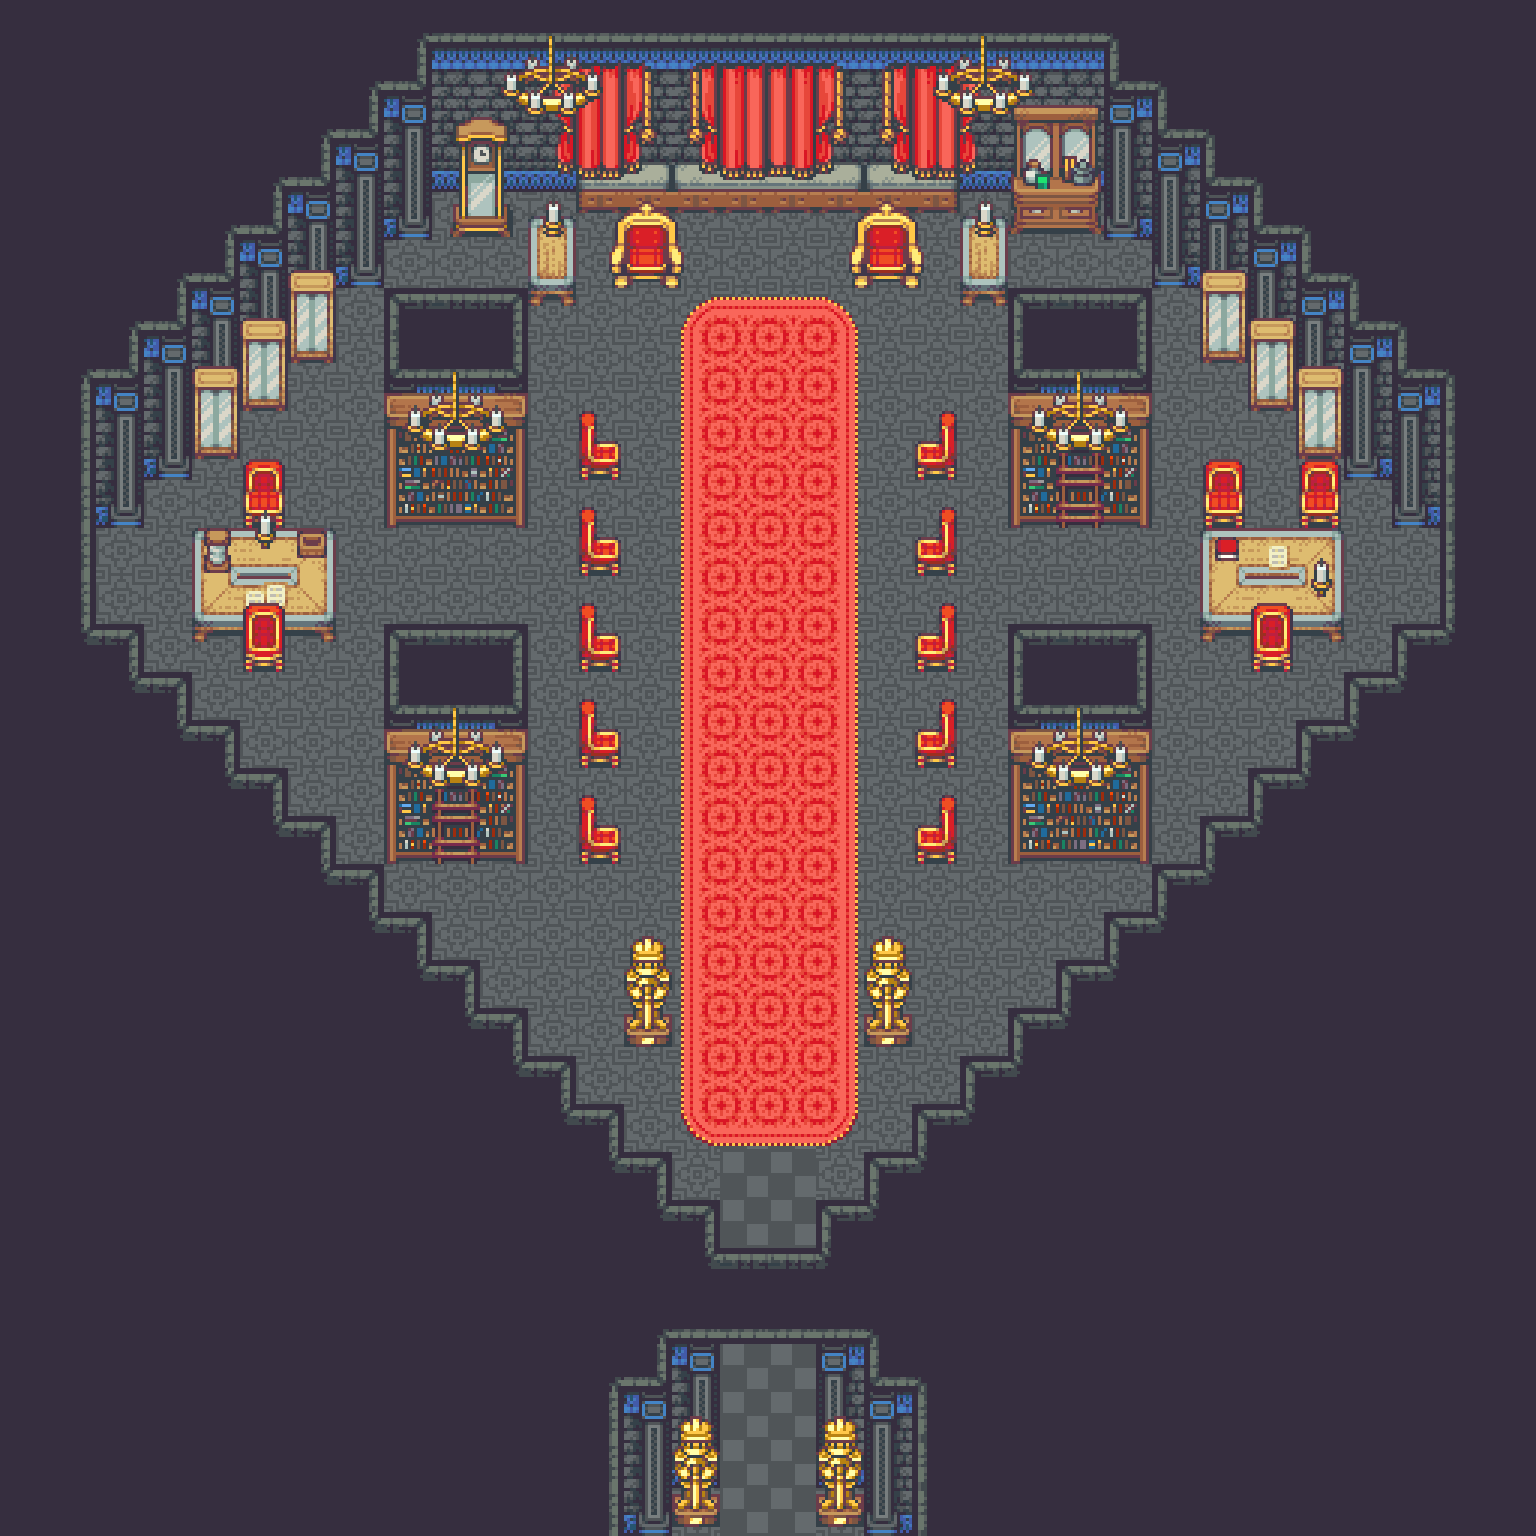

A 2D game scene composited from a Tiled map and its tileset images. What follows is a short description and the map's XML, with each tile layer's data collapsed to a summary:
An orthogonal 32x32 tile map with 48x48 px tiles, 6 tile layers (Basement, Ground, Flooring, Furnishing, ...), 4 tilesets and 5 objects.

<map version="1.10" tiledversion="1.10.1" orientation="orthogonal" renderorder="right-down" width="32" height="32" tilewidth="48" tileheight="48" infinite="0" nextlayerid="6" nextobjectid="7">
 <tileset firstgid="1" source="Castle.tsx" />
 <tileset firstgid="1480" source="CastleInterior.tsx" />
 <tileset firstgid="3160" source="CastleObjects.tsx" />
 <tileset firstgid="3416" source="CastleObjects2.tsx" />
 <layer id="5" name="Basement" width="32" height="32">
  <data>[1024 cells, 0 non-empty, 0 distinct tile ids]</data>
 </layer>
 <layer id="2" name="Ground" width="32" height="32">
  <data>[1024 cells, 1024 non-empty, 2 distinct tile ids]</data>
 </layer>
 <layer id="4" name="Flooring" width="32" height="32">
  <data>[1024 cells, 105 non-empty, 19 distinct tile ids]</data>
 </layer>
 <layer id="1" name="Furnishing" width="32" height="32">
  <data>[1024 cells, 741 non-empty, 57 distinct tile ids]</data>
 </layer>
 <layer id="6" name="Decor" width="32" height="32">
  <data>[1024 cells, 76 non-empty, 39 distinct tile ids]</data>
 </layer>
 <layer id="4" name="Ceiling" width="32" height="32">
  <data>[1024 cells, 88 non-empty, 24 distinct tile ids]</data>
 </layer>
 <objectgroup id="3" name="Props">
  <object id="2" gid="235" x="606" y="816" width="324" height="276">
   <properties>
    <property name="I">[Npc AraneaImplicitumNpc [Some Downward]
  [Sequence
   [[Dialog "What a delightful addition..."]
    [Wait 60]
    [Dialog "...to my web of souls!"]
    [Battle AraneaImplicitumBattle [AraneaImplicitumDefeated]]]]]</property>
   </properties>
  </object>
  <object id="3" gid="235" x="744" y="288" width="48" height="48">
   <properties>
    <property name="I" value="[Portal WarpPortal Warp Downward TombInner [IX 0] false [[KylaAdvent 7]]]" />
   </properties>
  </object>
  <object id="4" gid="235" x="720" y="1488" width="96" height="144">
   <properties>
    <property name="I" value="[Door WoodenDoor [Some SteelKey]]" />
   </properties>
  </object>
  <object id="5" gid="1" x="552" y="600" width="432" height="720">
   <properties>
    <property name="I" value="[Sprite HeavenlyLight [Field HeavenlyLight] [1 1 1 1] Additive [0 0 0 0] Unflipped false]" />
   </properties>
  </object>
  <object id="6" gid="235" x="696" y="528" width="144" height="144">
   <properties>
    <property name="I">[Character
  [Enemy Kyla]
  Downward
  True
  True
  [Sequence
   [ClearSpirits
    [FadeOutSong 120]
    [Wait 120]
    [PlaySong 120 0 0 0.5 [Castle CastleResolution]]
    [Wait 300]
    [Dialog "One hundred years..." False]
    [Wait 120]
    [Dialog "For one hundred years that demon crawled its way into this world through the open wound in my soul." False]
    [Wait 120]
    [Dialog "One hundred years of sorrow... anguish..." False]
    [Wait 120]
    [Dialog "...living through those unbearable memories over and over..." False]
    [Wait 120]
    [Dialog "...all for a fleeting moment of vengeance." False]
    [Wait 120]
    [Dialog "The truth is clear to me now." False]
    [Wait 120]
    [Dialog "You cannot answer darkness with darkness." False]
    [Wait 60]
    [Face [CharacterTarget [Enemy Kyla]] Upward]
    [Wait 60]
    [Dialog "You cannot answer cruelty with cruelty." False]
    [Wait 240]
    [FadeOutSong 240]
    [Dialog "What is that sound?" False]
    [Wait 90]
    [Face [CharacterTarget [Enemy Kyla]] Downward]
    [Wait 90]
    [Dialog "I think I can feel the wind..." False]
    [PlaySong 60 0 0 0.5 [Field ItsTimeToGo]]
    [Parallel
     [[Fade [SpriteTarget HeavenlyLight] 480 True] [Wait 557]]]
    [Parallel
     [[Move [CharacterTarget [Enemy Kyla]] [0 384 0] Mosey]
      [Sequence [[Wait 120] [Dialog "There's already enough suffering in the world..." True] [Wait 180] [Dialog "There's too much suffering in the world." True] [Wait 180] [Dialog "I'm sorry for what I've added to it..." True]]]]]
    [Wait 240]
    [FadeOutSong 300]
    [Fade [SpriteTarget HeavenlyLight] 300 False]
    [Wait 120]
    [ReplaceAdvent [KylaAdvent 6] [KylaAdvent 7]]
    [RemoveAdvent ForestSealed]
    [PlaySound 0.5 [Field StepWarp]]]]
  [[KylaAdvent 6] AraneaImplicitumDefeated]]</property>
   </properties>
  </object>
 </objectgroup>
</map>
